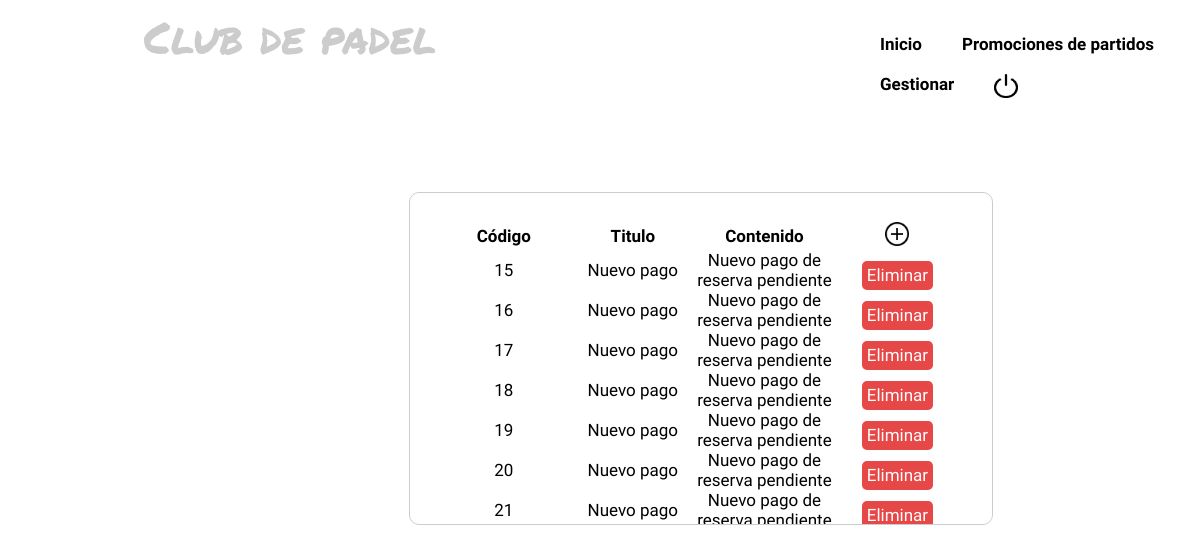
/controllers/Noticias_Controller.php (signed in), run on an earlier commit of the app's database.
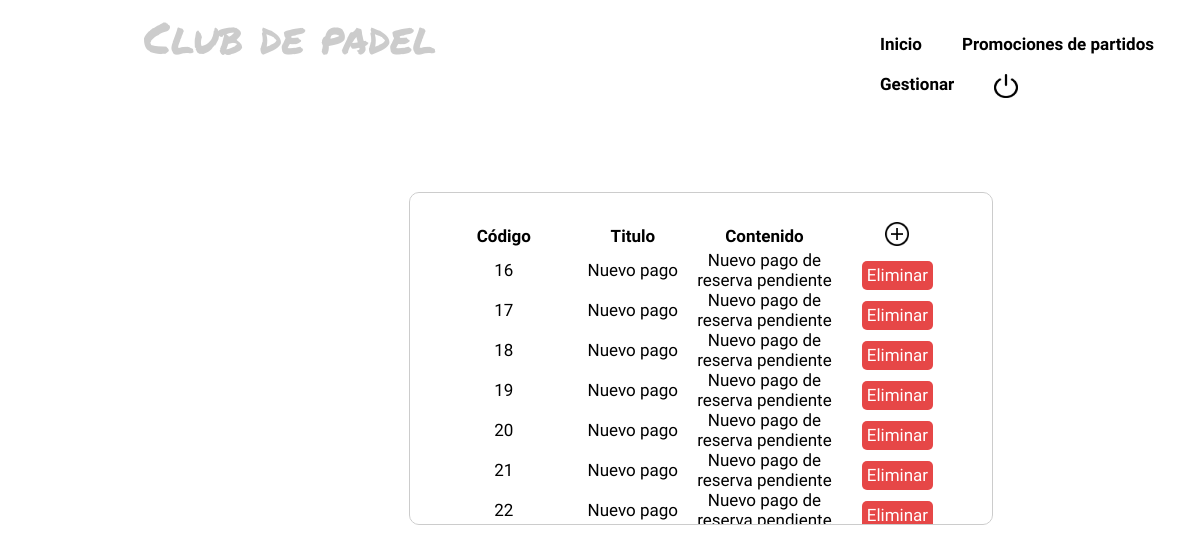
And on a later commit of the database.
### tables this page shows
CREATE TABLE `contenido` (
  `idContenido` int(6) NOT NULL,
  `titulo` varchar(10) NOT NULL,
  `descripcion` varchar(100) NOT NULL,
  `email` varchar(50) NOT NULL
);

### controllers/Noticias_Controller.php (called while the page is built, shortened)
<?php
include '../views/Noticias_Showall_View.php';
include '../models/Noticia_Model.php';
Switch ($_REQUEST['action']){
		 default:
				$modelo = new NoticiaModel('' ,'' ,'', '');
				$contenido = $modelo->showAll();
				$lista = array('  Código  ', '  Titulo  ', '  Descripcion  ');
				new NoticiasShowallView($lista,$contenido);
				break;
}
 ?>

### functions/Autenticacion.php (called while the page is built)
<?php
if(!function_exists('isAuthenticated')){
  function isAuthenticated(){
    if(!isset($_SESSION['email'])){
      return false;
    } else{
      return true;
    }
  }
}
 ?>

### models/Noticia_Model.php (called while the page is built, shortened)
<?php
class NoticiaModel{
	var $idContenido;
	var $titulo;
	var $descripcion;
	function __construct($idContenido,$titulo,$descripcion,$email){
		$this->idContenido = $idContenido;
		$this->titulo = $titulo;
		$this->descripcion = $descripcion;
		$this->email = $email;
    include_once '../functions/BdAdmin.php';
    $this->mysqli=ConectarBD();
	}
	function showAll(){
		$sql = "SELECT * FROM contenido WHERE (idContenido LIKE '%$this->idContenido%'
																				AND titulo LIKE '%$this->titulo%'
																				AND descripcion LIKE '%$this->descripcion%'
																				AND email LIKE '%$this->email%'
																				)";
		$resultado = $this->mysqli->query($sql);
		return $resultado;
	}
}
?>

### functions/BdAdmin.php (called while the page is built, shortened)
<?php
function ConectarBD()
	{
	    $mysqli = new mysqli("localhost", "root", "", "abp23");
		return $mysqli;
	}
?>

### views/Noticias_Showall_View.php (the view, shortened to what this page needs)
<?php
class NoticiasShowallView
{
	function __construct($fila, $resultado)
	{
		$this->mostrarDatos($fila, $resultado);
	}
	function mostrarDatos($fila, $resultado){
    include '../views/Header.php';
?>
  <table class="tablaNoticiasTodo">
	  <tr>
	    <th>Código</th>
	    <th>Titulo</th>
	    <th>Contenido</th>
			<th>
				<div>
					<a href="../controllers/Noticias_Controller.php?action=ADD" action="ADD" id = "añadirNoticia"><img src="../img/añadir.png" width="24px" height="24px" ></a>
				</div>
			</th>
	  </tr>
<?php
  while ($fila = $resultado->fetch_assoc())
  {
      echo "<tr>";
      echo "<td>".$fila['idContenido']."</td>";
      echo "<td>".$fila["titulo"]."</td>";
      echo "<td>".$fila["descripcion"]."</td>";
?>
<td> <form action="../controllers/Noticias_Controller.php" name ='DELETE'>
				<button class="botonEliminar" name = "action" value = "DELETE">Eliminar</button>
				</form>
</td>
<?php
      echo "</tr>";
     }
?>
  </table>
<?php
include '../views/Footer.php';
?>
<?php
  }
}
?>

### views/Header.php (shortened to what this page needs)
<!DOCTYPE html>
<html lang="en" dir="ltr">
  <head>
    <link rel="stylesheet" type="text/css" href="../css/styles.css" media="screen" />
  </head>
<?php
include '../functions/Autenticacion.php';
if (!isAuthenticated()) {
  ?>
  <body>
    <div class="nav">
      <div class="tituloPadel">Club de padel</div>
        <nav class="navPrincipio">
          <a href="../controllers/Index_Controller.php">Inicio</a>
          <a href="#">Contacto</a>
        </nav>
    </div>
<?php } else if ($_SESSION['rol'] == 'A'){ ?>
  <body>
    <div class="nav">
        <div class="tituloPadel">Club de padel</div>
        <nav class="navAdmin">
        <ul class="submenu">
          <li><a href="../controllers/Noticias_Controller.php?action=PagPrincipal">Inicio</a></li>
          <li><a href="../controllers/PromocionPartido_Controller.php">Promociones de partidos</a></li>
          <li><a href=""> Gestionar </a>
          </li>
          <li><a id="desconectar" href="../functions/Desconectar.php"> <img src="../img/desconectar.png" width="24px" height="24px" > </a></li>
        </ul>
        </nav>
    </div>
<?php } else if ($_SESSION['rol'] == 'E'){?>
  <body>
    <div class="nav">
      <div class="tituloPadel">Club de padel</div>
        <nav>
          <a href="#">Inicio</a>
          <a href="#">Contacto</a>
          <a id="desconectar" href="../functions/Desconectar.php"> <img src="../img/desconectar.png" width="24px" height="24px" > </a>
        </nav>
    </div>
<?php } ?>

### views/Footer.php (shortened to what this page needs)
</body>
</html>

### css/styles.css (style rules this page uses)
* { margin: 0; padding: 0 }
.nav, .gestionarTitulo { position: absolute; width: 100%; height: 12%; background-color:#fff2; margin-bottom: 20px; overflow-x: hidden; overflow-y: hidden; }
ul { list-style: none; }
.submenu li>a { display: block; color:black; text-decoration: none; padding: 10px 20px; line-height: normal; font-size: 17px; font-weight: bold; -webkit-transition:all 500ms ease; -o-transition:all 0.5s ease; transition:all 0.5s ease; font-family: 'Cuprum', sans-serif; }
.submenu>li { float: left; text-align:center display:inline-block; }
.tituloPadel { font-size: 44px; line-height: 100px; float:left; font-family: 'Permanent Marker', cursive; color: #ccc; margin-left: 12%; top: -12%; position: absolute; }
.navAdmin { float: right; line-height: 100px; margin-right: 2%; position: absolute; top: 24px; left: 860px; }
nav { float: right; line-height: 100px; margin-right: 2%; position: absolute; top: -4%; left: 40%; }
nav a, .navAdmin a { display: inline-block; color:black; text-decoration: none; padding: 10px 20px; line-height: normal; font-size: 17px; font-weight: bold; -webkit-transition:all 500ms ease; -o-transition:all 0.5s ease; transition:all 0.5s ease; font-family: 'Cuprum', sans-serif; }
body { background-image:url(http://www.padellasede.com/wp-content/uploads/2018/04/1TTf_900-1080x675.jpg); background-attachment: fixed; background-repeat: no-repeat; background-size:cover; }
.tablaNoticiasTodo { top: 30%; left: 35%; position: absolute; display:inline-block; border: 1.5px solid #ccc; border-radius: 10px; padding: 18px; background-color: #fff4; width: auto; }
.tablaPromocion th,td { width: 129px; }
.tablaInscribirShowall th,td { width: 200px; }
.tablaMisInscripCamp th,td { width: 225px; height: 40px; }
.tablaInscripCamp th,td { width: 200px; }
.tablaNoticiasTodo { top: 192px; left: 409px; position: absolute; display:inline-block; border: 1.5px solid #ccc; border-radius: 10px; padding: 29px; background-color: #fff4; border-collapse: collapse; width: 584px; overflow:scroll; height:333px; overflow-x: hidden; font-family: 'Rajdhani', sans-serif; }
.tablaNoticiasTodo th,td { width: 150px; }
.botonEliminar { margin-bottom: 0; background: #E64747; color: #fff; border: none; font-size: 16px; border-radius: 5px; padding: 3.5%; margin-top: 8%; float: none; text-align: center; font-family: 'Rajdhani', sans-serif; font-size: 17px; outline: none; }
.usuariosVisibles, #nombresTabEl, .letraOferta, .ofertasVisibles, #letraPromocion, .letraReserva, .tablaNoticiasTodo, .tablaPagoTodo { font-family: 'Rajdhani', sans-serif; font-size: 17px; text-align: center; }

What changed in the data, as far as the page shows it:
removed contenido: idContenido "15", titulo "Nuevo pago", descripcion "Nuevo pago de reserva pendiente"
now on this page (row unchanged): contenido: idContenido "22", titulo "Nuevo pago", descripcion "Nuevo pago de reserva pendiente"
